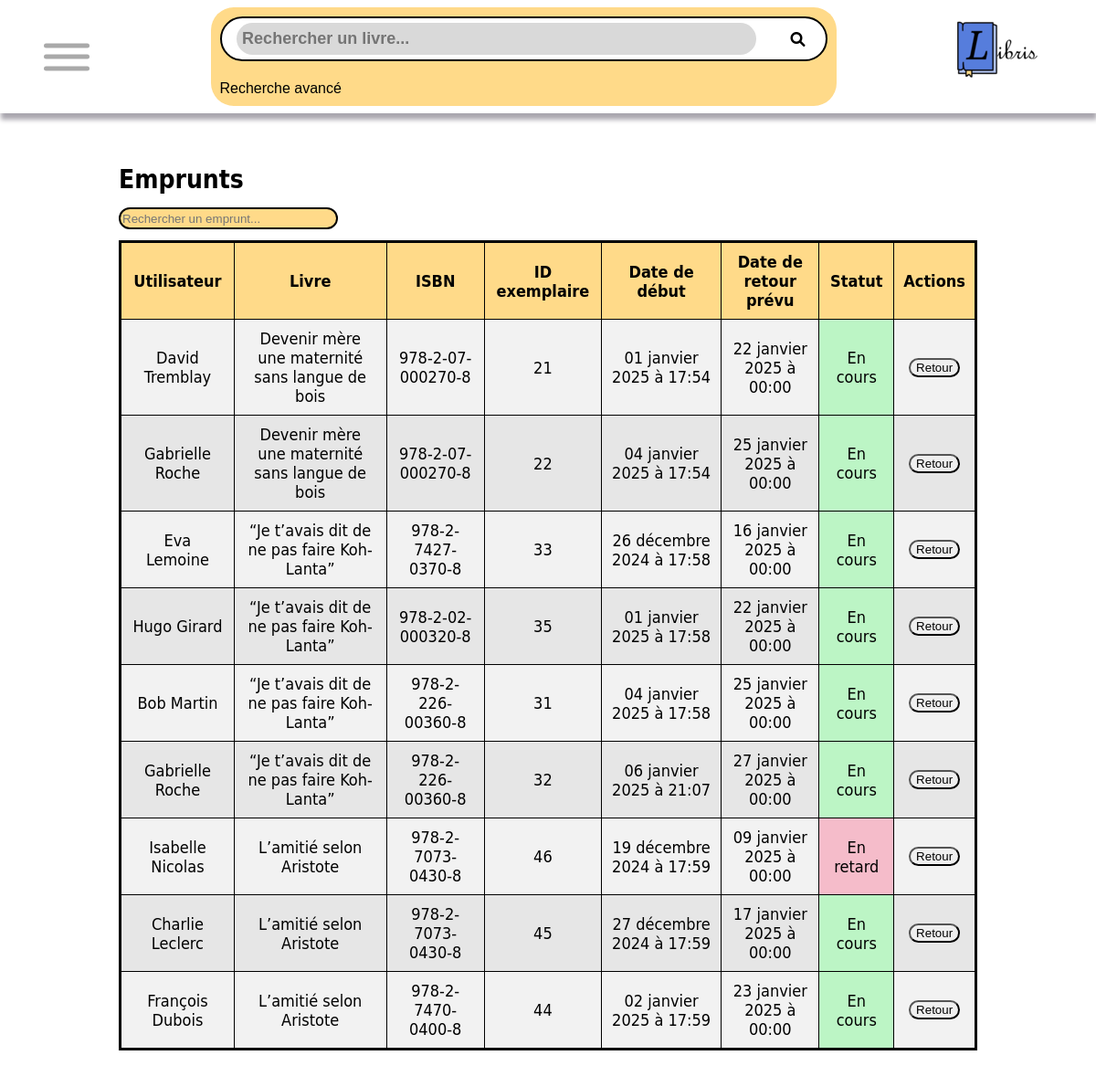
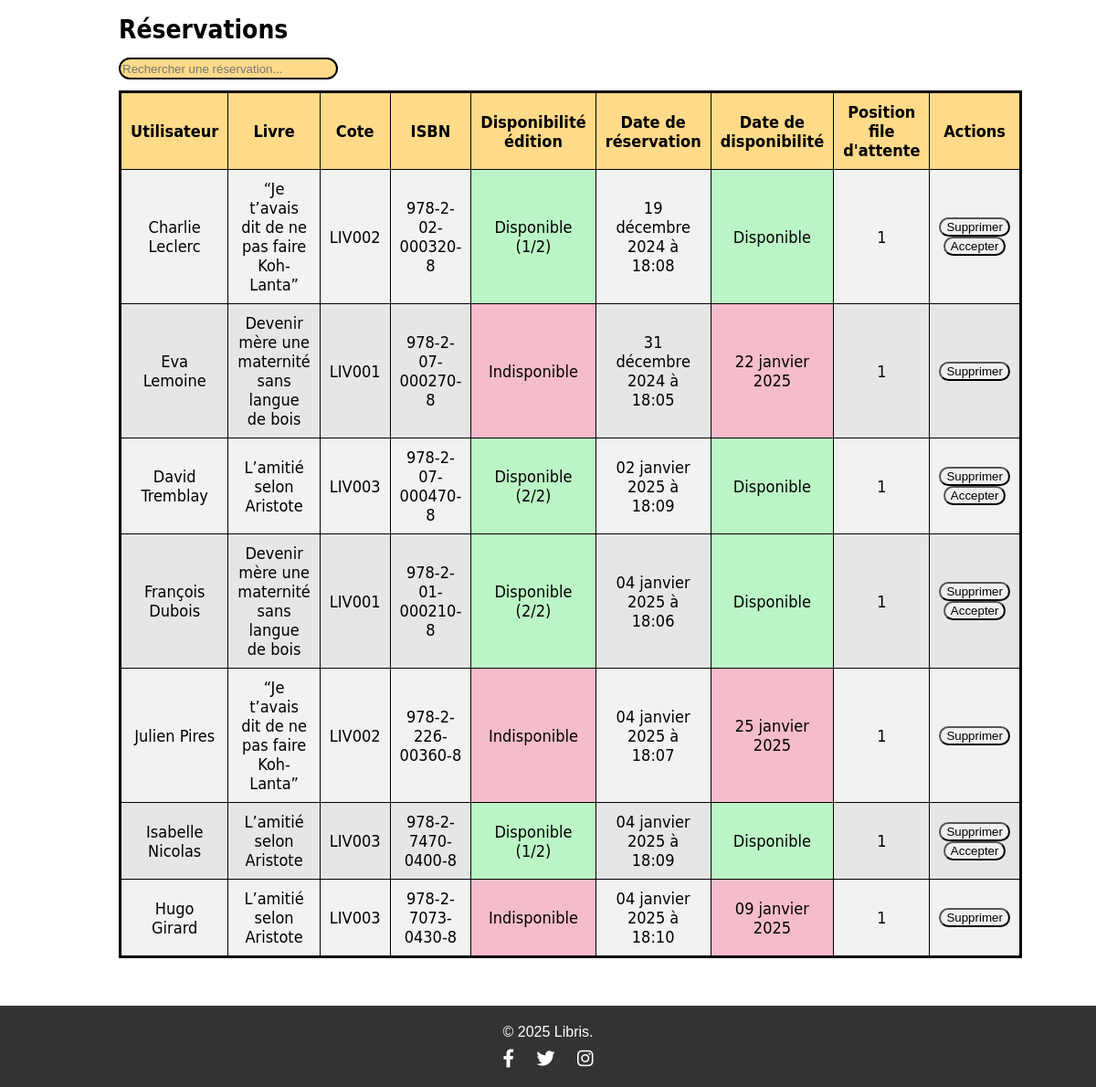
The page /Libris/gestion-emprunts-reservations.php on the database as committed earlier (2 pictures, top to bottom).
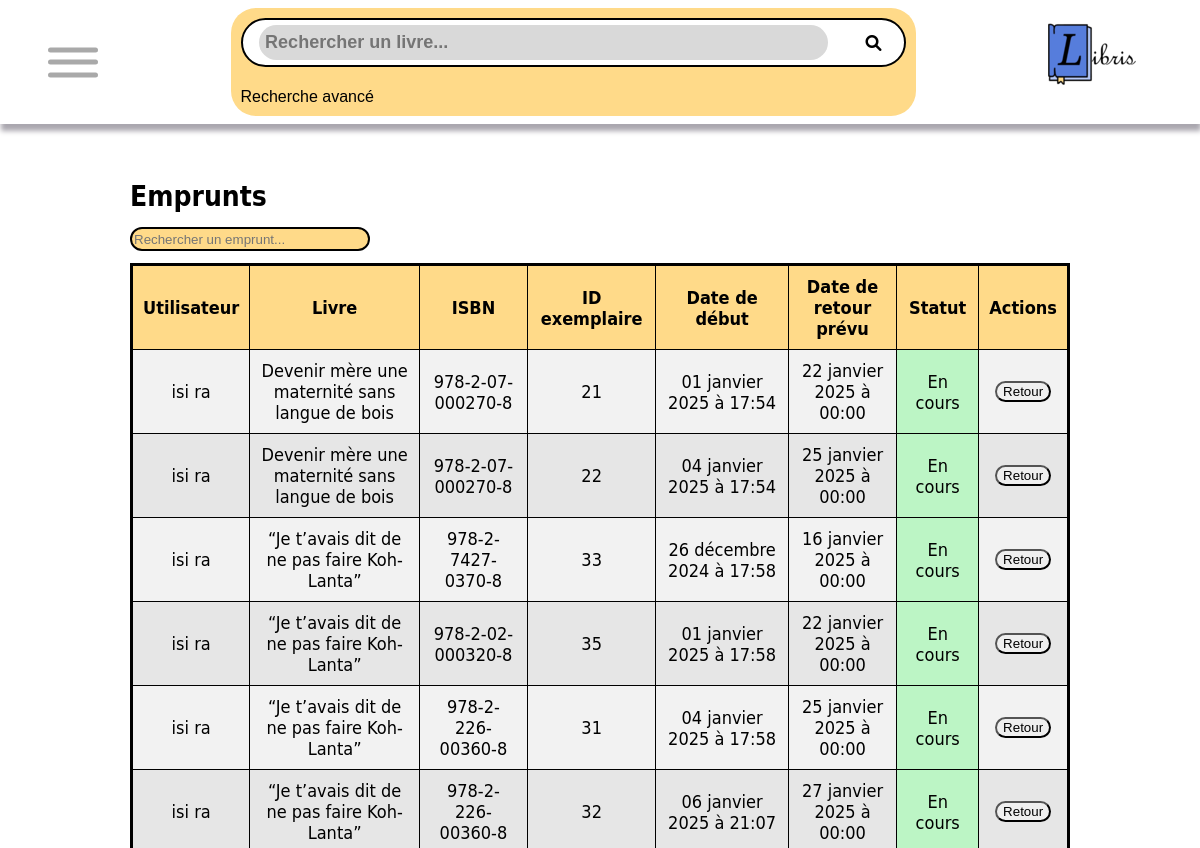
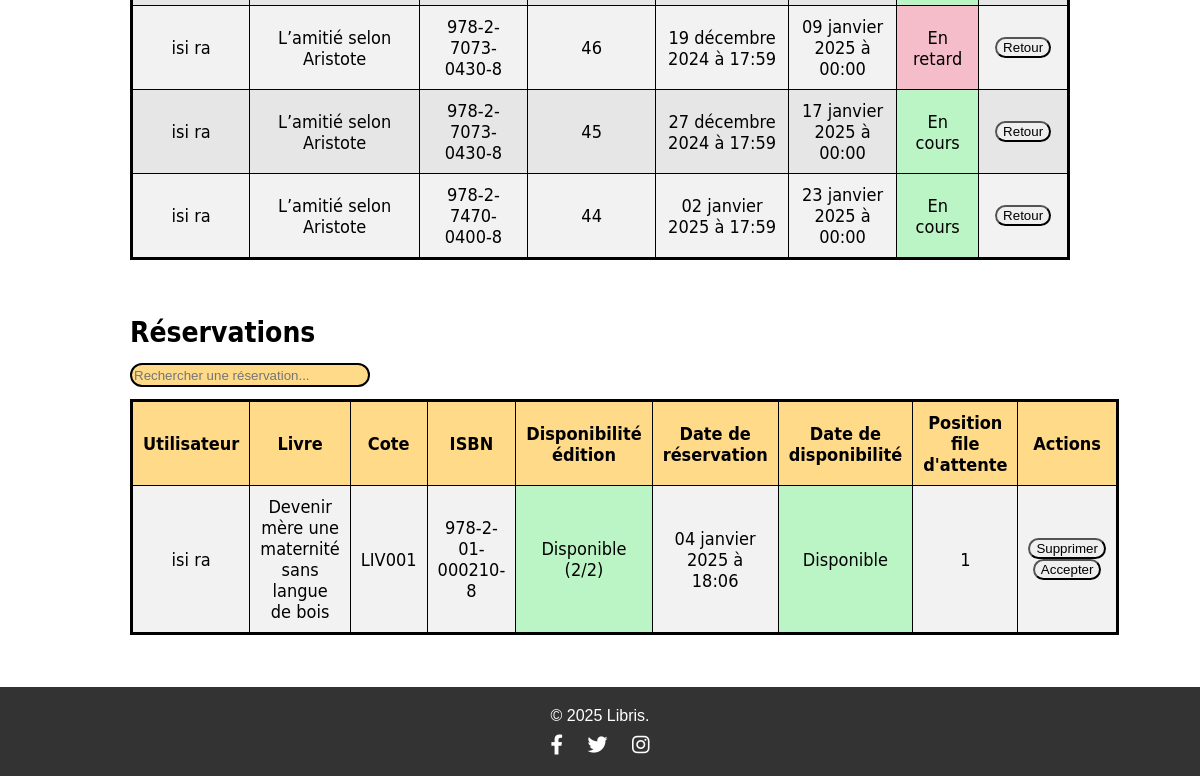
The same page on the database as committed later (2 pictures, top to bottom).
### tables this page shows
CREATE TABLE IF NOT EXISTS `emprunter` (
  `id_exemplaire` int NOT NULL,
  `id_util` int NOT NULL,
  `date_debut_emprunt` timestamp NOT NULL DEFAULT CURRENT_TIMESTAMP,
  `date_fin_emprunt` date DEFAULT NULL,
  PRIMARY KEY (`id_exemplaire`,`id_util`,`date_debut_emprunt`),
  KEY `id_util` (`id_util`)
);

CREATE TABLE IF NOT EXISTS `utilisateur` (
  `id_util` int NOT NULL AUTO_INCREMENT,
  `prenom_util` varchar(20) NOT NULL,
  `nom_util` varchar(20) NOT NULL,
  `adresse_util` varchar(60) NOT NULL,
  `tel_util` varchar(15) NOT NULL,
  `pseudo` varchar(20) NOT NULL,
  `mdp` varchar(70) NOT NULL,
  `img_profil` varchar(1000) NOT NULL,
  `email` text NOT NULL,
  `date_naissance` date NOT NULL,
  PRIMARY KEY (`id_util`)
);

CREATE TABLE IF NOT EXISTS `livre` (
  `id_livre` int NOT NULL AUTO_INCREMENT,
  `cote_livre` varchar(10) NOT NULL,
  `titre_livre` varchar(50) NOT NULL,
  `type_litteraire` varchar(50) NOT NULL,
  `img_couverture` varchar(1000) NOT NULL,
  `resume` varchar(2000) NOT NULL,
  PRIMARY KEY (`id_livre`)
);

CREATE TABLE IF NOT EXISTS `exemplaire` (
  `id_exemplaire` int NOT NULL AUTO_INCREMENT,
  `num_isbn` varchar(17) NOT NULL,
  PRIMARY KEY (`id_exemplaire`),
  KEY `num_isbn` (`num_isbn`)
);

CREATE TABLE IF NOT EXISTS `reserver` (
  `num_isbn` varchar(17) NOT NULL,
  `id_util` int NOT NULL,
  `date_reservation` timestamp NOT NULL DEFAULT CURRENT_TIMESTAMP,
  PRIMARY KEY (`num_isbn`,`id_util`),
  KEY `num_isbn` (`num_isbn`,`id_util`),
  KEY `reserver_ibfk_2` (`id_util`)
);

### Libris/gestion-emprunts-reservations.php (the view, shortened to what the rows shown need)
<?php
require('header.php');
$stmtNbExemplairesDisponibles = $conn->prepare("
    SELECT
        l.id_livre,
        l.titre_livre,
        i.id_edition,
        ed.nom_edition,
        i.num_isbn,
        COUNT(e.id_exemplaire) AS nb_exemplaires,
        (COUNT(e.id_exemplaire) - COUNT(emp.id_exemplaire)) AS nb_exemplaires_disponibles
    FROM
        exemplaire e
    INNER JOIN
        isbn i ON e.num_isbn = i.num_isbn
    INNER JOIN
        edition ed ON i.id_edition = ed.id_edition
    INNER JOIN
        livre l ON i.id_livre = l.id_livre
    LEFT JOIN
        emprunter emp ON e.id_exemplaire = emp.id_exemplaire
    GROUP BY
        i.num_isbn, l.id_livre, l.titre_livre, i.id_edition, ed.nom_edition
");
$stmtNbExemplairesDisponibles->execute();
$nbExemplairesDisponibles = $stmtNbExemplairesDisponibles->fetchAll(PDO::FETCH_ASSOC);
$stmtEmprunts = $conn->prepare("
    SELECT
        l.id_livre,
        l.titre_livre,
        l.cote_livre,
        e.id_exemplaire,
        e.num_isbn,
        u.id_util,
        u.nom_util,
        u.prenom_util,
        u.email,
        emp.date_debut_emprunt,
        emp.date_fin_emprunt
    FROM
        emprunter emp
    INNER JOIN
        exemplaire e ON emp.id_exemplaire = e.id_exemplaire
    INNER JOIN
        isbn i ON e.num_isbn = i.num_isbn
    INNER JOIN
        livre l ON i.id_livre = l.id_livre
    INNER JOIN
        utilisateur u ON emp.id_util = u.id_util
    ORDER BY
        l.id_livre, emp.date_debut_emprunt
");
$stmtEmprunts->execute();
$emprunts = $stmtEmprunts->fetchAll(PDO::FETCH_ASSOC);
$stmtReservations = $conn->prepare("
    SELECT
        reserver.date_reservation,
        reserver.num_isbn,
        livre.id_livre,
        livre.titre_livre,
        livre.cote_livre,
        livre.type_litteraire,
        livre.img_couverture,
        utilisateur.id_util,
        utilisateur.prenom_util,
        utilisateur.nom_util,
        utilisateur.email,
        utilisateur.pseudo
    FROM
        reserver
    INNER JOIN
        isbn ON reserver.num_isbn = isbn.num_isbn
    INNER JOIN
        livre ON isbn.id_livre = livre.id_livre
    INNER JOIN
        utilisateur ON reserver.id_util = utilisateur.id_util
    ORDER BY
        reserver.date_reservation ASC, livre.titre_livre
");
$stmtReservations->execute();
$reservations = $stmtReservations->fetchAll(PDO::FETCH_ASSOC);
function calculerDateRetour($dateEmprunt) {
    $date = new DateTime($dateEmprunt);
    $date->modify('+3 weeks');
    return $date->format('Y-m-d');
}
function calculerStatut($dateEmprunt) {
    $dateRetourObj = new DateTime(calculerDateRetour($dateEmprunt));
    $dateActuelle = new DateTime();
    if ($dateRetourObj >= $dateActuelle) {
        return "En cours";
    } else {
        return "En retard";
    }
}
function calculerDisponibilite($num_isbn, $nbExemplairesDisponibles) {
    foreach ($nbExemplairesDisponibles as $exemplaire) {
        if ($exemplaire['num_isbn'] == $num_isbn) {
            if ($exemplaire['nb_exemplaires_disponibles'] > 0) {
                return "Disponible (".$exemplaire['nb_exemplaires_disponibles'] ."/".$exemplaire['nb_exemplaires'].")";
            } else {
                return "Indisponible";
            }
        }
    }
}
function calculerPositionFileAttente($reservations, $id_util, $num_isbn) {
    $i = 1;
    foreach ($reservations as $reservation) {
        if ($reservation['num_isbn'] == $num_isbn) {
            if ($reservation['id_util'] == $id_util) {
                return $i;
            }
            $i = $i+1;
        }
    }
}
function calculerDateDisponibilite($exemplairesDisponibles, $emprunts, $reservations, $id_util, $num_isbn) {
    $fileAttente = [];
    foreach ($reservations as $reservation) {
        if ($reservation['num_isbn'] == $num_isbn) {
            array_push($fileAttente, $reservation['id_util']);
        }
    }
    $fileRetoursEmprunts = [];
    foreach ($emprunts as $emprunt) {
        if ($emprunt['num_isbn'] == $num_isbn) {
            array_push($fileRetoursEmprunts, calculerDateRetour($emprunt['date_debut_emprunt']));
        }
    }
    $nbExemplairesDisponibles = 0;
    foreach ($exemplairesDisponibles as $exemplaire) {
        if ($exemplaire['num_isbn'] == $num_isbn) {
            $nbExemplairesDisponibles = $exemplaire['nb_exemplaires_disponibles'];
            break;
        }
    }
    $user = $fileAttente[0];
    $dateDisponibilite = "Disponible";
    if ($user == $id_util) {
        if ($nbExemplairesDisponibles > 0) {
            $nbExemplairesDisponibles--;
        }
        else {
            $dateDisponibilite = convertirDate2(array_shift($fileRetoursEmprunts));
        }
    }
    return $dateDisponibilite;
}
function convertirDate($date) {
    $timestamp = strtotime($date);
    $mois = [
        "01" => "janvier", "02" => "février", "03" => "mars",
        "04" => "avril", "05" => "mai", "06" => "juin",
        "07" => "juillet", "08" => "août", "09" => "septembre",
        "10" => "octobre", "11" => "novembre", "12" => "décembre"
    ];
    $jour = date("d", $timestamp);
    $moisNum = date("m", $timestamp);
    $annee = date("Y", $timestamp);
    $heure = date("H", $timestamp);
    $minute = date("i", $timestamp);
    return "$jour " . $mois[$moisNum] . " $annee à $heure:$minute";
}
function convertirDate2($date) {
    $timestamp = strtotime($date);
    $mois = [
        "01" => "janvier", "02" => "février", "03" => "mars",
        "04" => "avril", "05" => "mai", "06" => "juin",
        "07" => "juillet", "08" => "août", "09" => "septembre",
        "10" => "octobre", "11" => "novembre", "12" => "décembre"
    ];
    $jour = date("d", $timestamp);
    $moisNum = date("m", $timestamp);
    $annee = date("Y", $timestamp);
    return "$jour " . $mois[$moisNum] . " $annee";
}
?>
<!DOCTYPE html>
<html lang="FR">
<head>
</head>
<body>
    <main class="gestion-emprunts-reservations">
        <h1>Emprunts</h1>
        <table class="table-emprunts-reservations" id="table-emprunts">
            <thead>
            <tr>
                <th>Utilisateur</th>
                <th>Livre</th>
                <th>ISBN</th>
                <th>ID exemplaire</th>
                <th>Date de début</th>
                <th>Date de retour prévu</th>
                <th>Statut</th>
                <th>Actions</th>
            </tr>
            </thead>
            <tbody>
            <?php
            foreach ($emprunts as $emprunt) {
                echo "<tr>";
                echo "<td>". $emprunt['prenom_util']." ". $emprunt['nom_util'] ."</td>";
                echo "<td>". $emprunt['titre_livre']. "</td>";
                echo "<td>". $emprunt['num_isbn']. "</td>";
                echo "<td>". $emprunt['id_exemplaire']. "</td>";
                echo "<td>". convertirDate($emprunt['date_debut_emprunt']). "</td>";
                echo "<td>". convertirDate(calculerDateRetour($emprunt['date_debut_emprunt']))  . "</td>";
                echo "<td class='col-statut'>". calculerStatut($emprunt['date_debut_emprunt']) ."</td>";
                echo "<td>
                    <button onclick=popupConfirmRetour(".$emprunt['id_exemplaire'].",".$emprunt['id_util'].")>Retour</button>
                </td>";
                echo "</tr>";
            }
            ?>
            </tbody>
        </table>
        <h1>Réservations</h1>
        <table class="table-emprunts-reservations" id="table-reservations">
            <thead>
            <tr>
                <th>Utilisateur</th>
                <th>Livre</th>
                <th>Cote</th>
                <th>ISBN</th>
                <th>Disponibilité édition</th>
                <th>Date de réservation</th>
                <th>Date de disponibilité</th>
                <th>Position file d'attente</th>
                <th>Actions</th>
            </tr>
            </thead>
            <tbody>
            <?php
            foreach ($reservations as $reservation) {
                echo "<tr>";
                echo "<td>". $reservation['prenom_util']." ". $reservation['nom_util'] ."</td>";
                echo "<td>". $reservation['titre_livre']. "</td>";
                echo "<td>". $reservation['cote_livre']. "</td>";
                echo "<td>". $reservation['num_isbn']. "</td>";
                echo "<td class='col-disponibilite'>". calculerDisponibilite($reservation['num_isbn'], $nbExemplairesDisponibles). "</td>";
                echo "<td>". convertirDate($reservation['date_reservation']). "</td>";
                echo "<td class='col-date-disponibilite'>". calculerDateDisponibilite($nbExemplairesDisponibles, $emprunts, $reservations, $reservation['id_util'], $reservation['num_isbn']) . "</td>";
                echo "<td>". calculerPositionFileAttente($reservations, $reservation['id_util'], $reservation['num_isbn']) ."</td>";
                echo "<td>
                    <button onclick=popupConfirmSuppression('".$reservation['num_isbn']."',".$reservation['id_util'].")>Supprimer</button>";
                if (calculerDateDisponibilite($nbExemplairesDisponibles, $emprunts, $reservations, $reservation['id_util'], $reservation['num_isbn']) == "Disponible") {
                    echo "<button onclick=popupConfirmEmprunt('".$reservation['num_isbn']."',".$reservation['id_util'].")>Accepter</button>";
                }
                echo "</td>";
                echo "</tr>";
            }
            ?>
            </tbody>
        </table>
    </main>
</body>
</html>
<?php require("footer.php"); ?>

Rows that differ between the two databases and show on the page:
removed emprunter: id_util.prenom_util "David", id_util.nom_util "Tremblay", livre.titre_livre "Devenir mère une maternité sans langue de bois", id_exemplaire.num_isbn "978-2-07-000270-8", id_exemplaire.id_exemplaire "21", date_debut_emprunt "01 janvier 2025 à 17:54", date_debut_emprunt "22 janvier 2025 à 00:00", date_debut_emprunt "En cours"
removed emprunter: id_util.prenom_util "Gabrielle", id_util.nom_util "Roche", livre.titre_livre "Devenir mère une maternité sans langue de bois", id_exemplaire.num_isbn "978-2-07-000270-8", id_exemplaire.id_exemplaire "22", date_debut_emprunt "04 janvier 2025 à 17:54", date_debut_emprunt "25 janvier 2025 à 00:00", date_debut_emprunt "En cours"
removed emprunter: id_util.prenom_util "Eva", id_util.nom_util "Lemoine", livre.titre_livre "“Je t’avais dit de ne pas faire Koh-Lanta”", id_exemplaire.num_isbn "978-2-7427-0370-8", id_exemplaire.id_exemplaire "33", date_debut_emprunt "26 décembre 2024 à 17:58", date_debut_emprunt "16 janvier 2025 à 00:00", date_debut_emprunt "En cours"
removed emprunter: id_util.prenom_util "Hugo", id_util.nom_util "Girard", livre.titre_livre "“Je t’avais dit de ne pas faire Koh-Lanta”", id_exemplaire.num_isbn "978-2-02-000320-8", id_exemplaire.id_exemplaire "35", date_debut_emprunt "01 janvier 2025 à 17:58", date_debut_emprunt "22 janvier 2025 à 00:00", date_debut_emprunt "En cours"
removed emprunter: id_util.prenom_util "Bob", id_util.nom_util "Martin", livre.titre_livre "“Je t’avais dit de ne pas faire Koh-Lanta”", id_exemplaire.num_isbn "978-2-226-00360-8", id_exemplaire.id_exemplaire "31", date_debut_emprunt "04 janvier 2025 à 17:58", date_debut_emprunt "25 janvier 2025 à 00:00", date_debut_emprunt "En cours"
removed emprunter: id_util.prenom_util "Gabrielle", id_util.nom_util "Roche", livre.titre_livre "“Je t’avais dit de ne pas faire Koh-Lanta”", id_exemplaire.num_isbn "978-2-226-00360-8", id_exemplaire.id_exemplaire "32", date_debut_emprunt "06 janvier 2025 à 21:07", date_debut_emprunt "27 janvier 2025 à 00:00", date_debut_emprunt "En cours"
removed emprunter: id_util.prenom_util "Isabelle", id_util.nom_util "Nicolas", livre.titre_livre "L’amitié selon Aristote", id_exemplaire.num_isbn "978-2-7073-0430-8", id_exemplaire.id_exemplaire "46", date_debut_emprunt "19 décembre 2024 à 17:59", date_debut_emprunt "09 janvier 2025 à 00:00", date_debut_emprunt "En retard"
removed emprunter: id_util.prenom_util "Charlie", id_util.nom_util "Leclerc", livre.titre_livre "L’amitié selon Aristote", id_exemplaire.num_isbn "978-2-7073-0430-8", id_exemplaire.id_exemplaire "45", date_debut_emprunt "27 décembre 2024 à 17:59", date_debut_emprunt "17 janvier 2025 à 00:00", date_debut_emprunt "En cours"
removed emprunter: id_util.prenom_util "François", id_util.nom_util "Dubois", livre.titre_livre "L’amitié selon Aristote", id_exemplaire.num_isbn "978-2-7470-0400-8", id_exemplaire.id_exemplaire "44", date_debut_emprunt "02 janvier 2025 à 17:59", date_debut_emprunt "23 janvier 2025 à 00:00", date_debut_emprunt "En cours"
removed reserver: id_util.prenom_util "Charlie", id_util.nom_util "Leclerc", livre.titre_livre "“Je t’avais dit de ne pas faire Koh-Lanta”", livre.cote_livre "LIV002", num_isbn "978-2-02-000320-8", num_isbn "Disponible (1/2)", date_reservation "19 décembre 2024 à 18:08", id_util+num_isbn "Disponible", id_util+num_isbn "1"
removed reserver: id_util.prenom_util "Eva", id_util.nom_util "Lemoine", livre.titre_livre "Devenir mère une maternité sans langue de bois", livre.cote_livre "LIV001", num_isbn "978-2-07-000270-8", num_isbn "Indisponible", date_reservation "31 décembre 2024 à 18:05", num_isbn "22 janvier 2025", id_util+num_isbn "1"
removed reserver: id_util.prenom_util "David", id_util.nom_util "Tremblay", livre.titre_livre "L’amitié selon Aristote", livre.cote_livre "LIV003", num_isbn "978-2-07-000470-8", num_isbn "Disponible (2/2)", date_reservation "02 janvier 2025 à 18:09", id_util+num_isbn "Disponible", id_util+num_isbn "1"
removed reserver: id_util.prenom_util "François", id_util.nom_util "Dubois", livre.titre_livre "Devenir mère une maternité sans langue de bois", livre.cote_livre "LIV001", num_isbn "978-2-01-000210-8", num_isbn "Disponible (2/2)", date_reservation "04 janvier 2025 à 18:06", id_util+num_isbn "Disponible", id_util+num_isbn "1"
removed reserver: id_util.prenom_util "Julien", id_util.nom_util "Pires", livre.titre_livre "“Je t’avais dit de ne pas faire Koh-Lanta”", livre.cote_livre "LIV002", num_isbn "978-2-226-00360-8", num_isbn "Indisponible", date_reservation "04 janvier 2025 à 18:07", num_isbn "25 janvier 2025", id_util+num_isbn "1"
removed reserver: id_util.prenom_util "Isabelle", id_util.nom_util "Nicolas", livre.titre_livre "L’amitié selon Aristote", livre.cote_livre "LIV003", num_isbn "978-2-7470-0400-8", num_isbn "Disponible (1/2)", date_reservation "04 janvier 2025 à 18:09", id_util+num_isbn "Disponible", id_util+num_isbn "1"
removed reserver: id_util.prenom_util "Hugo", id_util.nom_util "Girard", livre.titre_livre "L’amitié selon Aristote", livre.cote_livre "LIV003", num_isbn "978-2-7073-0430-8", num_isbn "Indisponible", date_reservation "04 janvier 2025 à 18:10", num_isbn "09 janvier 2025", id_util+num_isbn "1"
added emprunter: id_util.prenom_util "isi", id_util.nom_util "ra", livre.titre_livre "Devenir mère une maternité sans langue de bois", id_exemplaire.num_isbn "978-2-07-000270-8", id_exemplaire.id_exemplaire "21", date_debut_emprunt "01 janvier 2025 à 17:54", date_debut_emprunt "22 janvier 2025 à 00:00", date_debut_emprunt "En cours"
added emprunter: id_util.prenom_util "isi", id_util.nom_util "ra", livre.titre_livre "Devenir mère une maternité sans langue de bois", id_exemplaire.num_isbn "978-2-07-000270-8", id_exemplaire.id_exemplaire "22", date_debut_emprunt "04 janvier 2025 à 17:54", date_debut_emprunt "25 janvier 2025 à 00:00", date_debut_emprunt "En cours"
added emprunter: id_util.prenom_util "isi", id_util.nom_util "ra", livre.titre_livre "“Je t’avais dit de ne pas faire Koh-Lanta”", id_exemplaire.num_isbn "978-2-7427-0370-8", id_exemplaire.id_exemplaire "33", date_debut_emprunt "26 décembre 2024 à 17:58", date_debut_emprunt "16 janvier 2025 à 00:00", date_debut_emprunt "En cours"
added emprunter: id_util.prenom_util "isi", id_util.nom_util "ra", livre.titre_livre "“Je t’avais dit de ne pas faire Koh-Lanta”", id_exemplaire.num_isbn "978-2-02-000320-8", id_exemplaire.id_exemplaire "35", date_debut_emprunt "01 janvier 2025 à 17:58", date_debut_emprunt "22 janvier 2025 à 00:00", date_debut_emprunt "En cours"
added emprunter: id_util.prenom_util "isi", id_util.nom_util "ra", livre.titre_livre "“Je t’avais dit de ne pas faire Koh-Lanta”", id_exemplaire.num_isbn "978-2-226-00360-8", id_exemplaire.id_exemplaire "31", date_debut_emprunt "04 janvier 2025 à 17:58", date_debut_emprunt "25 janvier 2025 à 00:00", date_debut_emprunt "En cours"
added emprunter: id_util.prenom_util "isi", id_util.nom_util "ra", livre.titre_livre "“Je t’avais dit de ne pas faire Koh-Lanta”", id_exemplaire.num_isbn "978-2-226-00360-8", id_exemplaire.id_exemplaire "32", date_debut_emprunt "06 janvier 2025 à 21:07", date_debut_emprunt "27 janvier 2025 à 00:00", date_debut_emprunt "En cours"
added emprunter: id_util.prenom_util "isi", id_util.nom_util "ra", livre.titre_livre "L’amitié selon Aristote", id_exemplaire.num_isbn "978-2-7073-0430-8", id_exemplaire.id_exemplaire "46", date_debut_emprunt "19 décembre 2024 à 17:59", date_debut_emprunt "09 janvier 2025 à 00:00", date_debut_emprunt "En retard"
added emprunter: id_util.prenom_util "isi", id_util.nom_util "ra", livre.titre_livre "L’amitié selon Aristote", id_exemplaire.num_isbn "978-2-7073-0430-8", id_exemplaire.id_exemplaire "45", date_debut_emprunt "27 décembre 2024 à 17:59", date_debut_emprunt "17 janvier 2025 à 00:00", date_debut_emprunt "En cours"
added emprunter: id_util.prenom_util "isi", id_util.nom_util "ra", livre.titre_livre "L’amitié selon Aristote", id_exemplaire.num_isbn "978-2-7470-0400-8", id_exemplaire.id_exemplaire "44", date_debut_emprunt "02 janvier 2025 à 17:59", date_debut_emprunt "23 janvier 2025 à 00:00", date_debut_emprunt "En cours"
added reserver: id_util.prenom_util "isi", id_util.nom_util "ra", livre.titre_livre "Devenir mère une maternité sans langue de bois", livre.cote_livre "LIV001", num_isbn "978-2-01-000210-8", num_isbn "Disponible (2/2)", date_reservation "04 janvier 2025 à 18:06", id_util+num_isbn "Disponible", id_util+num_isbn "1"
